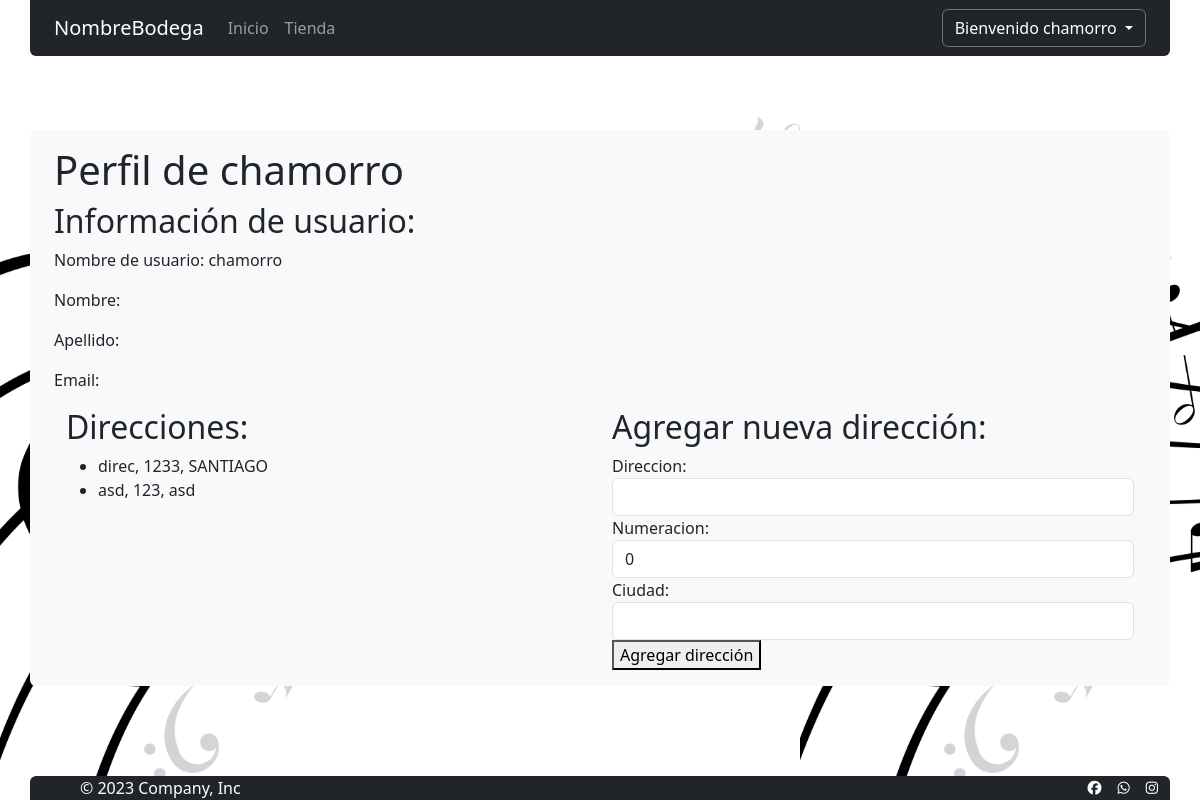
The page /perfil/perfil/ (signed in) on the database its author committed.
### autentificacion/models.py (models this page shows)
class Direccion(models.Model):
    user = models.ForeignKey(User, on_delete=models.CASCADE, related_name='direcciones')
    direccion = models.CharField(max_length=100)
    numeracion = models.IntegerField(default=0)
    ciudad = models.CharField(max_length=50)
    created=models.DateField(auto_now_add=True)
    updated=models.DateField(auto_now_add=True)
    class Meta:
        unique_together = ('user', 'direccion','numeracion', 'ciudad')
        verbose_name="Direccion"
        verbose_name_plural="Direcciones"

### perfil/views.py (the view, shortened to what this page needs)
# urls.py: path('perfil/',include('perfil.urls')),
@login_required
def perfil (request):
    if request.method =='GET':
        user = request.user
        direcciones = Direccion.objects.filter(user=user)
        form=DireccionForm()
        context = {
        'user': user,
        'direcciones': direcciones,
        'form': form
        }
        return render(request,"perfil.html",context)

### perfil/forms.py
class DireccionForm(ModelForm):
    class Meta:
        model = Direccion
        fields = ('direccion', 'numeracion', 'ciudad')
        widgets = {
            'direccion' : TextInput( attrs = { 'class':'form-control' }),
            'numeracion' : NumberInput( attrs = { 'class':'form-control' }),
            'ciudad' : TextInput( attrs = { 'class':'form-control' })
        }

### carro/context_processor.py (called while the page is built)
def importe_total_carro(request):
    carro = Carro(request)
    total=0
    if request.user.is_authenticated:
        for key,value in request.session["carro"].items():
            total=total+(float(value["precio"]))
    else:
       total="Debes hacer login"
    return {"importe_total_carro":total}

### perfil/templates/perfil.html (shortened to what this page needs)
{% extends "base.html" %}
{% load static %}
{% block styles %}
<link href="{% static 'perfil/css/style.css' %}" rel="stylesheet" type="text/css">
{% endblock styles %}
{% block contenido %}
<div class="container py-3 bg-grey" >
    <h1>Perfil de {{ user.username }}</h1>
    <h2>Información de usuario:</h2>
    <p>Nombre de usuario: {{ user.username }}</p>
    <p>Nombre: {{ user.first_name }}</p>
    <p>Apellido: {{ user.last_name }}</p>
    <p>Email: {{ user.email }}</p>
    <div class="container">
        <div class="row">
            <div class="col-6" >
                <h2>Direcciones:</h2>
                <ul>
                    {% for direccion in direcciones %}
                    <li>{{ direccion.direccion }}, {{ direccion.numeracion }}, {{ direccion.ciudad }}</li>
                {% empty %}
                    <li>No se han agregado direcciones.</li>
                {% endfor %}
                </ul>
            </div>
            <div class="col-6">
                <h2>Agregar nueva dirección:</h2>
                <form method="post">
                    {{ form.as_table }}
                    <button type="submit">Agregar dirección</button>
                </form>
            </div>
        </div>
    </div>
</div>
{% endblock %}

### inicio/templates/navbar.html (shortened to what this page needs)
<nav class="navbar navbar-expand-lg navbar-dark bg-dark" aria-label="Eighth navbar example">
  <div class="container">
      <a class="navbar-brand" href="{% url 'Home' %}">NombreBodega</a>
      <div class="collapse navbar-collapse" id="navbarsExample07">
          <ul class="navbar-nav me-auto mb-2 mb-lg-0">
              <li class="nav-item">
                  {% if  request.get_full_path  == '/' %}
                  <a class="nav-link active" aria-current="page" href="{% url 'Home' %}">Inicio</a>
                  {% else %}
                  <a class="nav-link" href="{% url 'Home' %}">Inicio</a>
                  {% endif %}
              </li>
              <li class="nav-item">
                  {% if  request.get_full_path  == '/tienda/' or '/tienda/formato/1/' == request.get_full_path or  '/tienda/formato/2/' == request.get_full_path or '/tienda/formato/3/' == request.get_full_path or  '/tienda/formato/4/' == request.get_full_path %}
                  <a class="nav-link active" aria-current="page" href="{% url 'Tienda' %}">Tienda</a>
                  {% else %}
                  <a class="nav-link" href="{% url 'Tienda' %}">Tienda</a>
                  {% endif %}
              </li>
          </ul>
          {% if request.user.is_authenticated %}
          <div class="dropdown ml-auto">
              <button class="btn btn-secondary bg-dark text-white dropdown-toggle" type="button"
                  data-bs-toggle="dropdown" aria-expanded="false">
                  Bienvenido {{ user.username }}
              </button>
          </div>
          {% else %}
          <a class="nav-link text-white " href="{% url 'Registro' %}">&nbsp; Crear Cuenta</a>
          <a class="nav-link text-white " href="{% url 'Login' %}">&nbsp; Iniciar Sesión</a>
          {% endif %}
      </div>
  </div>
</nav>

### inicio/static/css/style.css (style rules this page uses)
html { height: 100%; }
body { display: flex; flex-direction: column; justify-content:space-between; background-image: url("background.jpg"); background-size: contain; background-repeat: repeat; width:100%; height: 100vh; }

### rows shown on the page
Direccion: direccion "direc", numeracion "1233", ciudad "SANTIAGO"
Direccion: direccion "asd", numeracion "123", ciudad "asd"

### other values the page prints
{{ user.username }} "chamorro"
